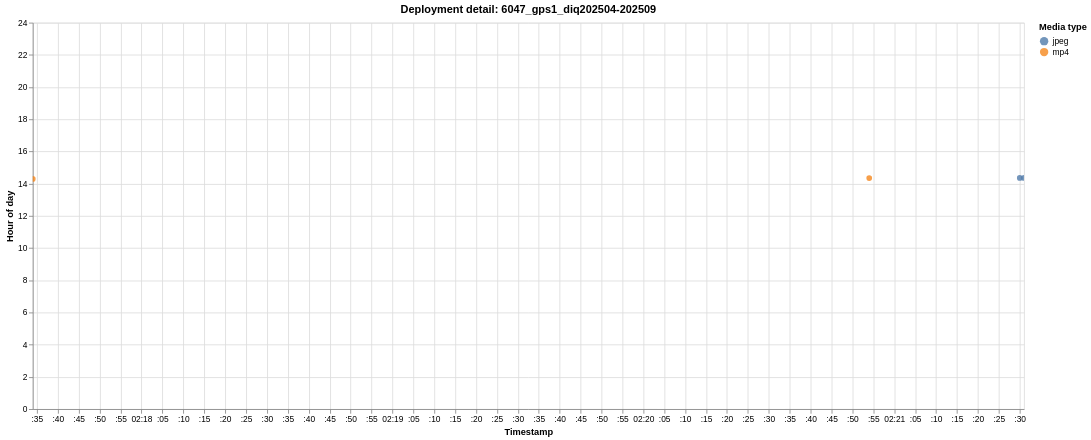

Vega-Lite specification stored for this chart:
### Vega-Lite specification from a JSON file in a GitHub repository (floating-point values rounded to 4 significant figures)
{"$schema": "https://vega.github.io/schema/vega-lite/v6.1.0.json", "config": {"view": {"continuousHeight": 300, "continuousWidth": 300}}, "data": {"name": "data-b225b0032a5126f8c9e12efd74a91449"}, "datasets": {"data-b225b0032a5126f8c9e12efd74a91449": [{"deployment": "6047_gps1_diq202504-202509", "deployment_order": 39, "event_index": 0, "hour_of_day": 14.29, "media_type": "mp4", "timestamp": "2025-04-15T14:17:34"}, {"deployment": "6047_gps1_diq202504-202509", "deployment_order": 39, "event_index": 1, "hour_of_day": 14.35, "media_type": "mp4", "timestamp": "2025-04-15T14:20:54"}, {"deployment": "6047_gps1_diq202504-202509", "deployment_order": 39, "event_index": 2, "hour_of_day": 14.36, "media_type": "jpeg", "timestamp": "2025-04-15T14:21:30"}, {"deployment": "6047_gps1_diq202504-202509", "deployment_order": 39, "event_index": 3, "hour_of_day": 14.36, "media_type": "jpeg", "timestamp": "2025-04-15T14:21:31"}]}, "encoding": {"color": {"field": "media_type", "scale": {"scheme": "tableau10"}, "title": "Media type", "type": "nominal"}, "shape": {"field": "media_type", "title": "Media type", "type": "nominal"}, "tooltip": [{"field": "deployment", "title": "Deployment", "type": "nominal"}, {"field": "timestamp", "format": "%Y-%m-%d %H:%M:%S", "title": "Timestamp", "type": "temporal"}, {"field": "hour_of_day", "format": ".2f", "title": "Hour of day", "type": "quantitative"}, {"field": "media_type", "title": "Media type", "type": "nominal"}], "x": {"field": "timestamp", "title": "Timestamp", "type": "temporal"}, "y": {"field": "hour_of_day", "scale": {"domain": [0, 24]}, "title": "Hour of day", "type": "quantitative"}}, "height": 460, "mark": {"opacity": 0.78, "size": 46, "type": "circle"}, "params": [{"bind": "scales", "name": "param_1e9efca18e7a2868", "select": {"encodings": ["x", "y"], "type": "interval"}}], "title": "Deployment detail: 6047_gps1_diq202504-202509", "width": 1180}
